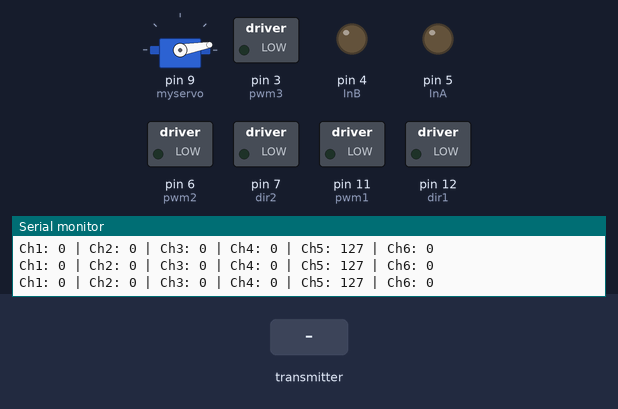
A sketch run on a simulated Arduino Uno, built with avr-gcc and run on an emulated ATmega328P. On the bench: servo, switched loads named in the sketch (green lamp = pin HIGH), output pins drawn as LEDs (lit = HIGH), the last lines printed to the serial monitor. The inputs (shaded band) are chosen by the test bench.

Above: at 1.3 s.
1.4 s: the transmitter starts sending readChannel.4 = 2000
At 2.2 s:
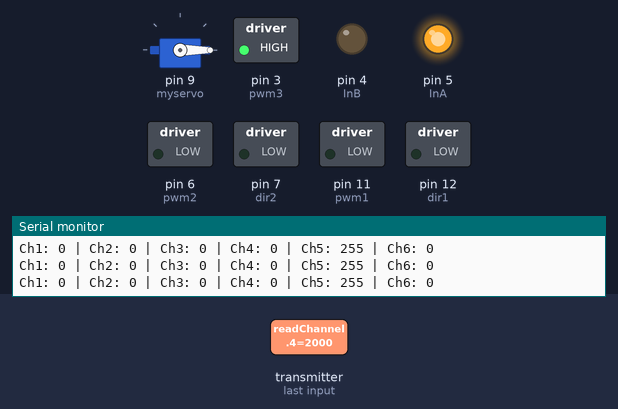
3.0 s: the transmitter starts sending readChannel.4 = 1000
At 3.8 s:
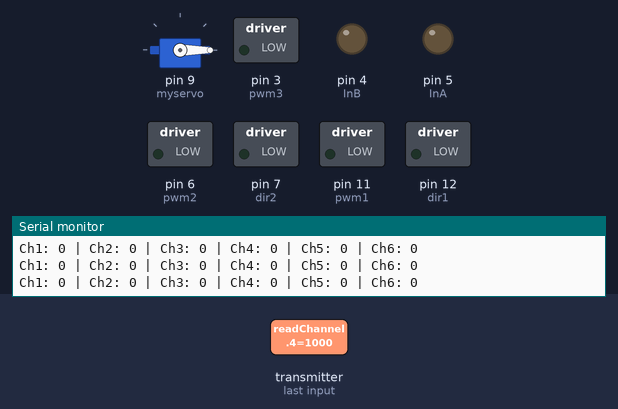
4.6 s: the transmitter starts sending readChannel.4 = 1250
At 5.04 s:
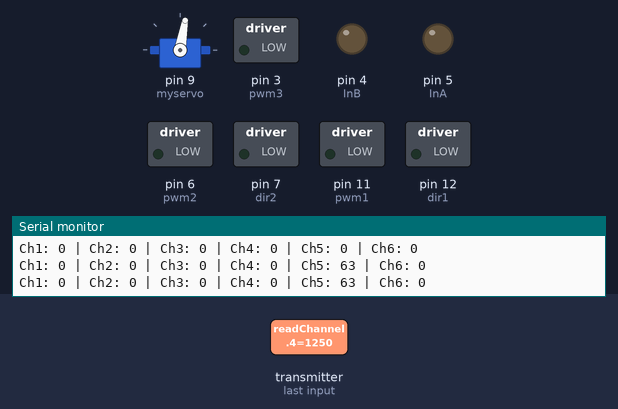
Timing chart, 0 to 63.1 s (numbered marks = the images above; inputs shaded):
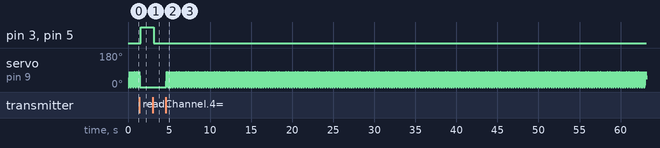

Measured:
- after the input at 1.4 s, pin 3 (pwm3), pin 5 (InA): LOW → HIGH after 0.17 s; servo on pin 9 (myservo): goes on until 1.4 s, then stays 0°
- after the input at 3.0 s, pin 3 (pwm3), pin 5 (InA): HIGH → LOW after 0.11 s
- after the input at 4.6 s, servo on pin 9 (myservo): 0° → 10° after 0.06 s, then repeats every 0.29 s: 30° 0.02 s, 50° 0.02 s, 70° 0.01 s, 80° 0.03 s, 60° 0.02 s, 40° 0.02 s, 20° 0.02 s, 0° 0.13 s, 10° 0.02 s
- by itself, servo on pin 9 (myservo): repeats every 0.29 s: 30° 0.02 s, 50° 0.02 s, 70° 0.01 s, 80° 0.03 s, 60° 0.02 s, 40° 0.02 s, 20° 0.02 s, 0° 0.13 s, 10° 0.02 s

The sketch:

surface_vehicle.ino
```cpp
/*
  surface_vehicle.ino
  -------------------
  Arduino code for RF-controlled aquatic surface vehicle.
  Controls:
    - 2 DC motors (propulsion)
    - 1 DC motor (conveyor)
    - 1 servo motor (weed cutter)
  Author: G. Lakshmi Vara Prasad
  Project: JRF - TIH-TIDF, IIT Guwahati
*/

#include <IBusBM.h> // Including iBusBM Library
#include <Servo.h>

// Create iBus object
IBusBM ibus;
Servo myservo;
int pos = 0;
int val;

// Motor A pin connections
const int dir1 = 12;
const int pwm1 = 11;
// Motor B pin connections
const int dir2 = 7;
const int pwm2 = 6;

// Roller Motor Pin connections
const int InA  = 5;
const int InB  = 4;
const int pwm3 = 3;

// Read the number of a given channel and convert to the range provided.
// If the channel is off, return the default value
int readChannel(byte channelInput, int minLimit, int maxLimit, int defaultValue){
  uint16_t ch = ibus.readChannel(channelInput);
  if(ch < 100) return defaultValue;
  return map(ch,1000,2000,minLimit,maxLimit);
}

// Read the channel and return a boolean value
bool readSwitch(byte channelInput, bool defaultValue){
  int intDefaultValue = (defaultValue) ? 100 : 0;
  int ch = readChannel(channelInput, 0, 100, intDefaultValue);
  return (ch > 50);
}

void setup() {
  // put your setup code here, to run once:
  Serial.begin(115200);

  // Setting motor pins
  pinMode(dir1, OUTPUT);
  pinMode(pwm1, OUTPUT);
  pinMode(dir2,OUTPUT);
  pinMode(pwm2,OUTPUT);
  pinMode(InA,OUTPUT);
  pinMode(InB,OUTPUT);
  pinMode(pwm3,OUTPUT);
  myservo.attach(9);
  myservo.write(pos);

  // Attach iBus object to serial port
  ibus.begin(Serial);

  // Initially setting motor in off position
  digitalWrite(dir1,LOW);
  digitalWrite(dir2,LOW);
  digitalWrite(InA,LOW);
  digitalWrite(InB,LOW);
  analogWrite(pwm1,0);
  analogWrite(pwm2,0);
  analogWrite(pwm3,0);
  delay(100);

}

void loop() {
  // Cycle through first 5 channels and determine values
  // Print values to serial monitor
  // Note IBusBM library labels channels starting with "0"

  for (byte i = 0; i < 5; i++){
    // This channel is used for the motor speed 0 to 255
    if (i == 1) {
      int value = readChannel(i, -255, 255, 0);
      Serial.print("Ch");
      Serial.print(i + 1);
      Serial.print(": ");
      Serial.print(value);
      Serial.print(" | ");
    }
    else if(i == 4){
      int value = readChannel(i, 0, 255, 0);
      Serial.print("Ch");
      Serial.print(i + 1);
      Serial.print(": ");
      Serial.print(value);
      Serial.print(" | ");
    }
    else {
      int value = readChannel(i, -100, 100, 0);
      Serial.print("Ch");
      Serial.print(i + 1);
      Serial.print(": ");
      Serial.print(value);
      Serial.print(" | ");
    }
  }

  // Print channel 6 (switch) boolean value
  Serial.print("Ch6: ");
  Serial.print(readSwitch(5, false));
  Serial.println();

  int ch1_val = readChannel(0,-100,100,0);
  int ch2_val = readChannel(1,-255,255,0);
  int ch3_val = readChannel(2,-100,100,0);
  int ch4_val = readChannel(3,-100,100,0);
  int ch5_val = readChannel(4,0,255,0);
  int ch6_val = readSwitch(5,false);

  int armed_x = ch3_val;
  int armed_y = ch4_val;
  int direction = ch2_val;
  int turn = ch1_val;
  int access = ch6_val;
  int conv_speed = ch5_val;
  motor_control(armed_x,armed_y,direction,turn,access); //function to control the motor directions
  conveyor_control(conv_speed,pos); // function to control the speed of the conveyor belt
  //servo_control(pos); // function to control the servo

}

void motor_control(int arm_x,int arm_y, int speed,int turn,int access){
  if(arm_x <= -95 && arm_y == -100){
    if (access == 0){
      // forward direction
      if (speed > 0 ){
      digitalWrite(dir1,LOW);
      digitalWrite(dir2,LOW);
      analogWrite(pwm1,abs(speed));
      analogWrite(pwm2,abs(speed));
      delay(10);
      }
      //Backward direction
      else {
        digitalWrite(dir1,HIGH);
        digitalWrite(dir2,HIGH);
        analogWrite(pwm1,abs(speed));
        analogWrite(pwm2,abs(speed));
        delay(10);
      }
    }
    else{
      if(turn < -90){
      digitalWrite(dir1,LOW);
      digitalWrite(dir2,LOW);
      analogWrite(pwm1,80);
      analogWrite(pwm2,160);
      delay(10);

    }
    //Right direction
      else if(turn > 90){
      digitalWrite(dir1,LOW);
      digitalWrite(dir2,LOW);
      analogWrite(pwm1,160);
      analogWrite(pwm2,80);
      delay(10);
    }
    else{
      digitalWrite(dir1,LOW);
      digitalWrite(dir2,LOW);
      analogWrite(pwm1,0);
      analogWrite(pwm2,0);
      delay(10);
    }

    }

  }

}

void conveyor_control(int conv_speed,int pos){
  if (conv_speed == 0){
    digitalWrite(InA,LOW);
    digitalWrite(InB,LOW);
    analogWrite(pwm3,0);
    delay(10);
  }
  else if(conv_speed == 255){
    digitalWrite(InA,HIGH);
    digitalWrite(InB,LOW);
    analogWrite(pwm3,255);
    delay(10);
  }
  else{
    servo_control(pos); // function to control the servo
  }
  delay(100);

}

void servo_control(int pos){
  for (pos = 0; pos <=80 ; pos = pos + 10) {
    myservo.write(pos);
    delay(10);
  }
  for (pos = 80; pos >= 0; pos = pos - 10) {
    myservo.write(pos);
    delay(10);
  }
}
```
